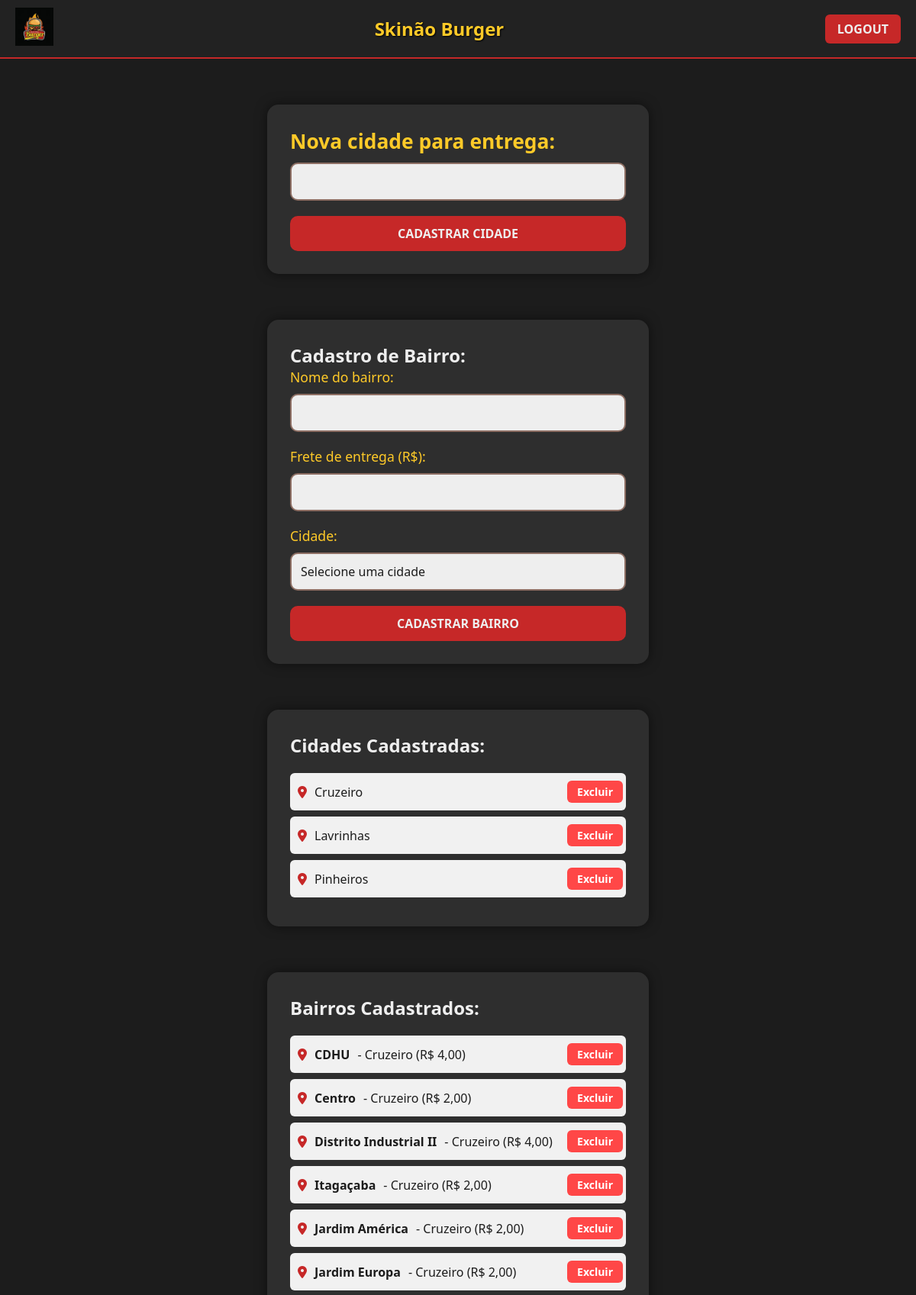
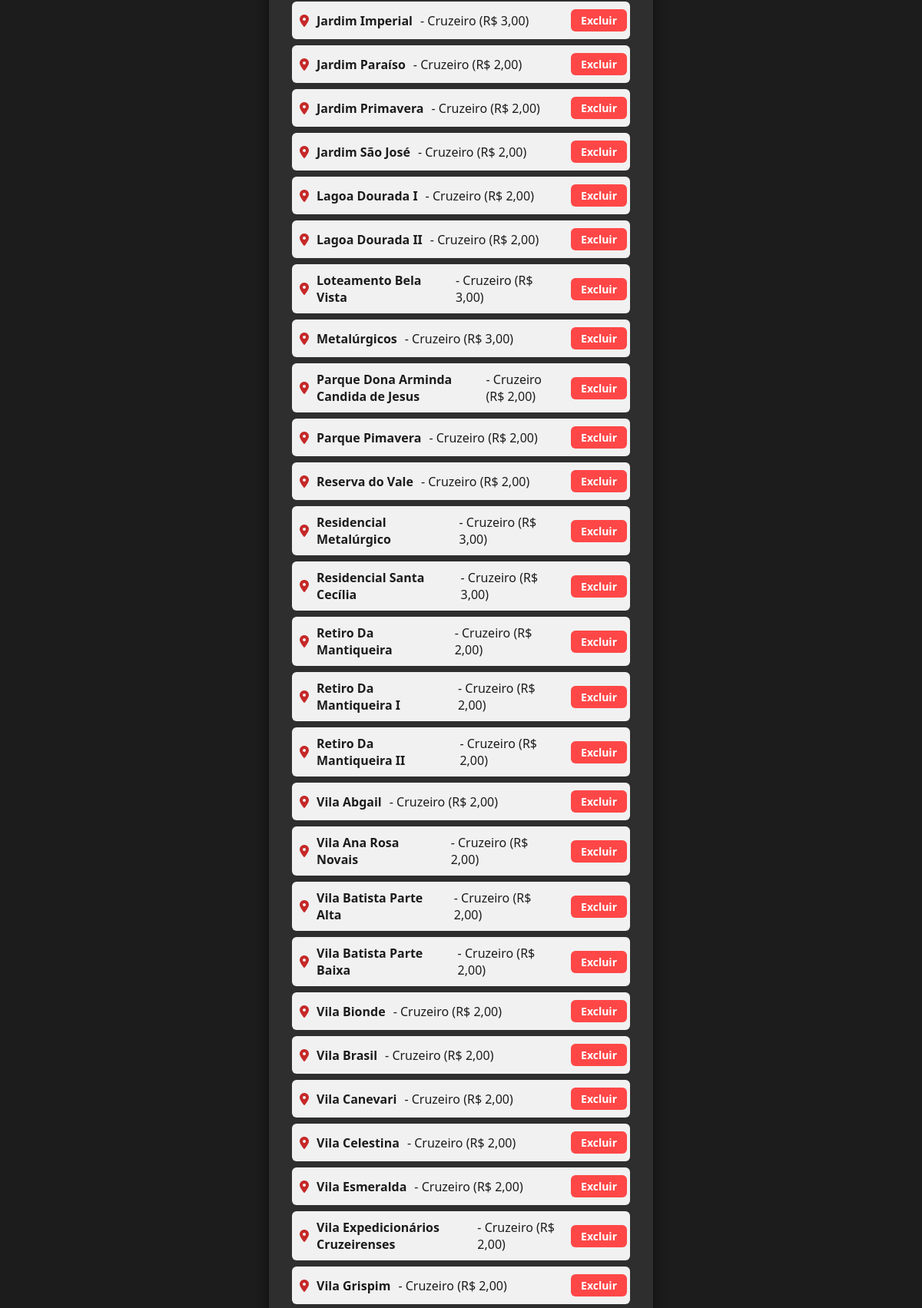
The app's page /ModeloSkinaoBurger/enderecoAdmin.php (signed in, upper part) with its own data (2 pictures, top to bottom).
### tables this page shows
CREATE TABLE `cidade` (
  `id` tinyint unsigned NOT NULL AUTO_INCREMENT,
  `nome` varchar(80) NOT NULL,
  PRIMARY KEY (`id`),
  UNIQUE KEY `id_UNIQUE` (`id`),
  UNIQUE KEY `nome_UNIQUE` (`nome`)
);

CREATE TABLE `bairro` (
  `id` tinyint unsigned NOT NULL AUTO_INCREMENT,
  `nome` varchar(80) NOT NULL,
  `frete` decimal(10,2) NOT NULL,
  `cidade_id` tinyint unsigned NOT NULL,
  PRIMARY KEY (`id`),
  UNIQUE KEY `id_UNIQUE` (`id`),
  UNIQUE KEY `nome_UNIQUE` (`nome`),
  KEY `fk_bairro_cidade1_idx` (`cidade_id`),
  CONSTRAINT `fk_bairro_cidade1` FOREIGN KEY (`cidade_id`) REFERENCES `cidade` (`id`)
);

### ModeloSkinaoBurger/enderecoAdmin.php (the view, shortened to what this page needs)
<?php
include('config/conexao.php');
$sql_cidades = "SELECT id, nome FROM esboco_hamburgueria.cidade ORDER BY nome ASC";
$result_cidades = $mysqli->query($sql_cidades);
$sql_bairros = "
    SELECT b.id, b.nome AS bairro_nome, b.frete, c.nome AS cidade_nome
    FROM esboco_hamburgueria.bairro b
    JOIN esboco_hamburgueria.cidade c ON b.cidade_id = c.id
    ORDER BY c.nome, b.nome
";
$result_bairros = $mysqli->query($sql_bairros);
?>
<!DOCTYPE html>
<html lang="pt-br">
<head>
    <link rel="stylesheet" href="https://cdnjs.cloudflare.com/ajax/libs/font-awesome/6.0.0-beta3/css/all.min.css">
    <link rel="stylesheet" href="assets/enderecoAdmin.css">
    <link rel="stylesheet" href="assets/headerFooterAdmin.css">
</head>
<body>
    <?php include('includes/headerAdmin.php') ?>
    <div class="container">
        <form method="post">
            <label for="city"><h2>Nova cidade para entrega:</h2></label>
            <input type="text" name="city" id="city" required>
            <button type="submit">CADASTRAR CIDADE</button>
        </form>
    </div>
    <div class="container">
        <h2>Cadastro de Bairro:</h2>
        <form method="post">
            <label for="bairro_nome">Nome do bairro:</label>
            <input type="text" name="bairro_nome" id="bairro_nome" required>
            <label for="bairro_frete">Frete de entrega (R$):</label>
            <input type="number" step="0.01" name="bairro_frete" id="bairro_frete" required>
            <label for="cidade_id">Cidade:</label>
            <select name="cidade_id" id="cidade_id" required>
                <option value="" disabled selected>Selecione uma cidade</option>
                <?php
                if ($result_cidades && $result_cidades->num_rows > 0):
                    mysqli_data_seek($result_cidades, 0);
                    while ($cidade = $result_cidades->fetch_assoc()): ?>
                    <?php endwhile;
                else: ?>
                    <option disabled>Nenhuma cidade disponível</option>
                <?php endif; ?>
            </select>
            <button type="submit">CADASTRAR BAIRRO</button>
        </form>
    </div>
    <div class="container">
        <h2>Cidades Cadastradas:</h2>
        <?php if ($result_cidades && $result_cidades->num_rows > 0): ?>
            <ul class="lista-cidades">
                <?php
                mysqli_data_seek($result_cidades, 0);
                while ($cidade = $result_cidades->fetch_assoc()): ?>
                    <li>
                        <i class="fas fa-map-marker-alt"></i> <?= htmlspecialchars($cidade['nome']) ?>
                        <form method="post" class="form-excluir">
                            <button type="submit" class="btn-excluir" onclick="return confirm('Tem certeza que deseja excluir esta cidade?')">Excluir</button>
                        </form>
                    </li>
                <?php endwhile; ?>
            </ul>
        <?php else: ?>
            <p>Nenhuma cidade cadastrada ainda.</p>
        <?php endif; ?>
    </div>
    <div class="container">
        <h2>Bairros Cadastrados:</h2>
        <?php if ($result_bairros && $result_bairros->num_rows > 0): ?>
            <ul class="lista-cidades">
                <?php while ($bairro = $result_bairros->fetch_assoc()): ?>
                    <li>
                        <i class="fas fa-map-marker-alt"></i>
                        <strong><?= htmlspecialchars($bairro['bairro_nome']) ?></strong> -
                        <?= htmlspecialchars($bairro['cidade_nome']) ?>
                        (R$ <?= number_format($bairro['frete'], 2, ',', '.') ?>)
                        <form method="post" class="form-excluir" style="display:inline;">
                            <button type="submit" class="btn-excluir" onclick="return confirm('Tem certeza que deseja excluir este bairro?')">
                                Excluir
                            </button>
                        </form>
                    </li>
                <?php endwhile; ?>
            </ul>
        <?php else: ?>
            <p>Nenhum bairro cadastrado ainda.</p>
        <?php endif; ?>
    </div>
    <br><br><br>
</body>
</html>

### ModeloSkinaoBurger/includes/headerAdmin.php
<header>
        <nav class="navbar">
            <div class="logo">
                <a href="index.php"><img src="images/logo.png" alt="Skinão Burger"></a>
            </div>
            <div class="nome">
                <h1>Skinão Burger</h1>
            </div>
            <div class="logout">
            <a href="config/logout.php">LOGOUT</a>
            </div>
        </nav>
    </header>

### ModeloSkinaoBurger/assets/enderecoAdmin.css (style rules this page uses)
body { margin: 0; padding: 0; font-family: 'Segoe UI', Tahoma, Geneva, Verdana, sans-serif; background-color: #1C1C1C; color: #EEEEEE; }
.container { max-width: 500px; margin: 60px auto; background-color: #2E2E2E; padding: 30px; border-radius: 15px; box-shadow: 0 0 15px rgba(0, 0, 0, 0.5); }
.container label { display: block; font-size: 1.1rem; margin-bottom: 10px; color: #FFCA28; }
.container input[type="text"], .container input[type="number"] { width: 100%; padding: 12px; border: 2px solid #8D6E63; border-radius: 10px; font-size: 1rem; background-color: #EEEEEE; color: #1C1C1C; margin-bottom: 20px; box-sizing: border-box; }
.container select { width: 100%; padding: 12px; border: 2px solid #8D6E63; border-radius: 10px; font-size: 1rem; background-color: #EEEEEE; color: #1C1C1C; margin-bottom: 20px; box-sizing: border-box; appearance: none; }
.container button { background-color: #C62828; color: #EEEEEE; padding: 12px 20px; border: none; border-radius: 10px; font-size: 1rem; font-weight: bold; cursor: pointer; transition: background-color 0.3s ease; width: 100%; }
.lista-cidades { list-style: none; padding-left: 0; margin-top: 20px; }
.lista-cidades li { background: #f1f1f1; color: #1C1C1C; padding: 10px; margin-bottom: 8px; border-radius: 6px; font-size: 16px; display: flex; align-items: center; gap: 10px; }
.lista-cidades i { color: #C62828; }
.form-excluir { display: inline; margin-left: auto; }
.form-excluir button { background-color: #FF4747; color: white; border: none; padding: 5px 10px; margin-left: 6px; border-radius: 6px; cursor: pointer; font-size: 14px; }

### ModeloSkinaoBurger/assets/headerFooterAdmin.css (style rules this page uses)
* { margin: 0; padding: 0; box-sizing: border-box; font-family: 'Segoe UI', Tahoma, Geneva, Verdana, sans-serif; }
header { background-color: #222; padding: 10px 20px; border-bottom: 2px solid #C62828; margin-bottom: 10px; }
.navbar { display: flex; align-items: center; justify-content: space-between; }
.logo img { height: 50px; }
.nome h1 { color: #FFCA28; font-size: 24px; text-shadow: 1px 1px 2px #000; }
.logout a { color: #EEEEEE; background-color: #C62828; padding: 8px 16px; border-radius: 6px; text-decoration: none; font-weight: bold; transition: background-color 0.3s ease; }

### records on screen
cidade: nome "Cruzeiro"
cidade: nome "Lavrinhas"
cidade: nome "Pinheiros"
bairro: nome "CDHU", cidade.nome "Cruzeiro", frete "4,00"
bairro: nome "Centro", cidade.nome "Cruzeiro", frete "2,00"
bairro: nome "Distrito Industrial II", cidade.nome "Cruzeiro", frete "4,00"
bairro: nome "Itagaçaba", cidade.nome "Cruzeiro", frete "2,00"
bairro: nome "Jardim América", cidade.nome "Cruzeiro", frete "2,00"
bairro: nome "Jardim Europa", cidade.nome "Cruzeiro", frete "2,00"
bairro: nome "Jardim Imperial", cidade.nome "Cruzeiro", frete "3,00"
bairro: nome "Jardim Paraíso", cidade.nome "Cruzeiro", frete "2,00"
bairro: nome "Jardim Primavera", cidade.nome "Cruzeiro", frete "2,00"
bairro: nome "Jardim São José", cidade.nome "Cruzeiro", frete "2,00"
bairro: nome "Lagoa Dourada I", cidade.nome "Cruzeiro", frete "2,00"
bairro: nome "Lagoa Dourada II", cidade.nome "Cruzeiro", frete "2,00"
bairro: nome "Loteamento Bela Vista", cidade.nome "Cruzeiro", frete "3,00"
bairro: nome "Metalúrgicos", cidade.nome "Cruzeiro", frete "3,00"
bairro: nome "Parque Dona Arminda Candida de Jesus", cidade.nome "Cruzeiro", frete "2,00"
bairro: nome "Parque Pimavera", cidade.nome "Cruzeiro", frete "2,00"
bairro: nome "Reserva do Vale", cidade.nome "Cruzeiro", frete "2,00"
bairro: nome "Residencial Metalúrgico", cidade.nome "Cruzeiro", frete "3,00"
bairro: nome "Residencial Santa Cecília", cidade.nome "Cruzeiro", frete "3,00"
bairro: nome "Retiro Da Mantiqueira", cidade.nome "Cruzeiro", frete "2,00"
bairro: nome "Retiro Da Mantiqueira I", cidade.nome "Cruzeiro", frete "2,00"
bairro: nome "Retiro Da Mantiqueira II", cidade.nome "Cruzeiro", frete "2,00"
bairro: nome "Vila Abgail", cidade.nome "Cruzeiro", frete "2,00"
bairro: nome "Vila Ana Rosa Novais", cidade.nome "Cruzeiro", frete "2,00"
bairro: nome "Vila Batista Parte Alta", cidade.nome "Cruzeiro", frete "2,00"
bairro: nome "Vila Batista Parte Baixa", cidade.nome "Cruzeiro", frete "2,00"
bairro: nome "Vila Bionde", cidade.nome "Cruzeiro", frete "2,00"
bairro: nome "Vila Brasil", cidade.nome "Cruzeiro", frete "2,00"
bairro: nome "Vila Canevari", cidade.nome "Cruzeiro", frete "2,00"
bairro: nome "Vila Celestina", cidade.nome "Cruzeiro", frete "2,00"
bairro: nome "Vila Esmeralda", cidade.nome "Cruzeiro", frete "2,00"
bairro: nome "Vila Expedicionários Cruzeirenses", cidade.nome "Cruzeiro", frete "2,00"
bairro: nome "Vila Grispim", cidade.nome "Cruzeiro", frete "2,00"
